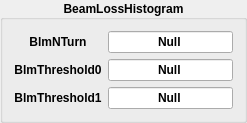
           <widget class="QGroupBox" name="groupBox_BeamLossHistogram">
            <property name="font">
             <font>
              <weight>75</weight>
              <bold>true</bold>
             </font>
            </property>
            <property name="styleSheet">
             <string notr="true"/>
            </property>
            <property name="title">
             <string>BeamLossHistogram</string>
            </property>
            <property name="alignment">
             <set>Qt::AlignCenter</set>
            </property>
            <property name="flat">
             <bool>true</bool>
            </property>
            <property name="checkable">
             <bool>false</bool>
            </property>
            <layout class="QGridLayout" name="gridLayout">
             <item row="3" column="0">
              <widget class="QLabel" name="label_BeamLossHistogram_BlmThreshold1">
               <property name="text">
                <string>BlmThreshold1</string>
               </property>
               <property name="alignment">
                <set>Qt::AlignCenter</set>
               </property>
              </widget>
             </item>
             <item row="1" column="0">
              <widget class="QLabel" name="label_BeamLossHistogram_BlmNTurn">
               <property name="text">
                <string>BlmNTurn</string>
               </property>
               <property name="alignment">
                <set>Qt::AlignCenter</set>
               </property>
              </widget>
             </item>
             <item row="2" column="0">
              <widget class="QLabel" name="label_BeamLossHistogram_BlmThreshold0">
               <property name="text">
                <string>BlmThreshold0</string>
               </property>
               <property name="alignment">
                <set>Qt::AlignCenter</set>
               </property>
              </widget>
             </item>
             <item row="3" column="1">
              <widget class="CLineEdit" name="CLineEdit_BeamLossHistogram_BlmThreshold1">
               <property name="sizePolicy">
                <sizepolicy hsizetype="Preferred" vsizetype="Fixed">
                 <horstretch>0</horstretch>
                 <verstretch>0</verstretch>
                </sizepolicy>
               </property>
               <property name="text">
                <string>Null</string>
               </property>
               <property name="alignment">
                <set>Qt::AlignCenter</set>
               </property>
              </widget>
             </item>
             <item row="1" column="1">
              <widget class="CLineEdit" name="CLineEdit_BeamLossHistogram_BlmNTurn">
               <property name="sizePolicy">
                <sizepolicy hsizetype="Preferred" vsizetype="Fixed">
                 <horstretch>0</horstretch>
                 <verstretch>0</verstretch>
                </sizepolicy>
               </property>
               <property name="text">
                <string>Null</string>
               </property>
               <property name="alignment">
                <set>Qt::AlignCenter</set>
               </property>
              </widget>
             </item>
             <item row="2" column="1">
              <widget class="CLineEdit" name="CLineEdit_BeamLossHistogram_BlmThreshold0">
               <property name="sizePolicy">
                <sizepolicy hsizetype="Preferred" vsizetype="Fixed">
                 <horstretch>0</horstretch>
                 <verstretch>0</verstretch>
                </sizepolicy>
               </property>
               <property name="text">
                <string>Null</string>
               </property>
               <property name="alignment">
                <set>Qt::AlignCenter</set>
               </property>
              </widget>
             </item>
            </layout>
           </widget>
